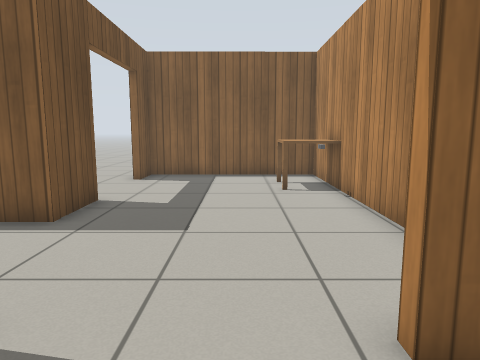
view 1 (above)

21 first-person views from a walk through a robot-simulator world made for Gazebo. The camera is 0.9 m above the floor, tilts 8° down and sees 70° across. The floor is counted in squares, 0.5 m on a side. Each view is taken from the middle of a square. On the plan, view 1 faces up. The plan holds only what a view shows up to about 17 squares ahead; the rest is blank. Gazebo's built-in surfaces are drawn with simple patterns. Simple shapes stand in for some stock models.

view 2
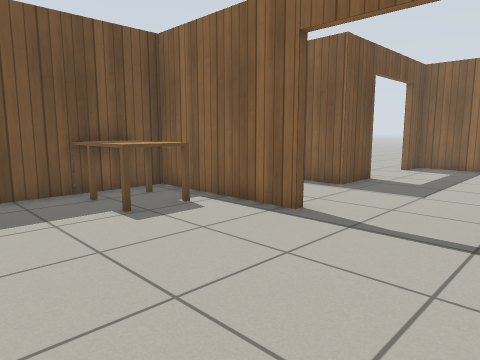

view 3
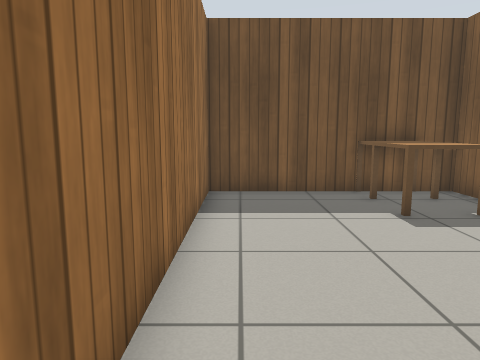

view 4
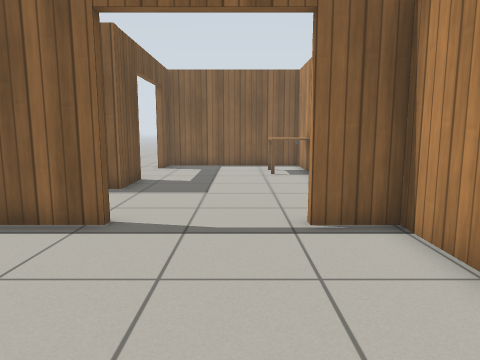

view 5
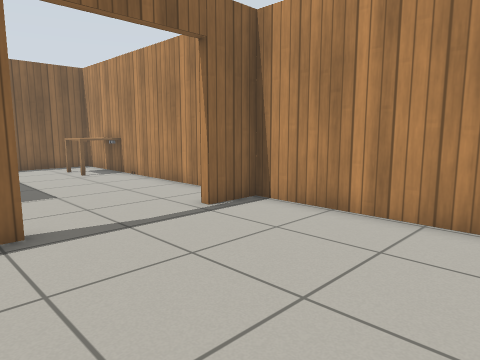

view 6
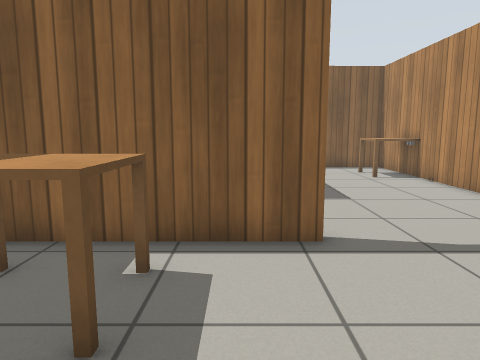

view 7
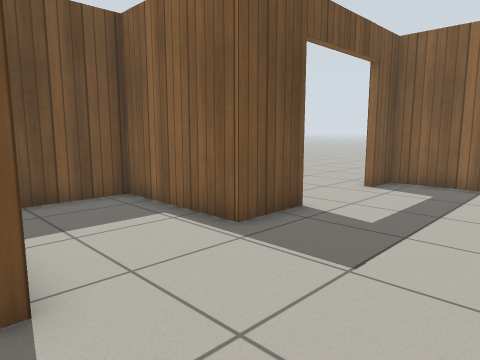

view 8
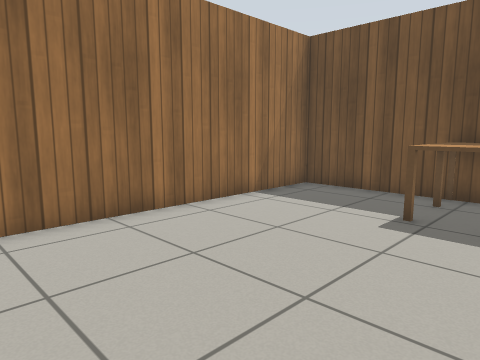

view 9
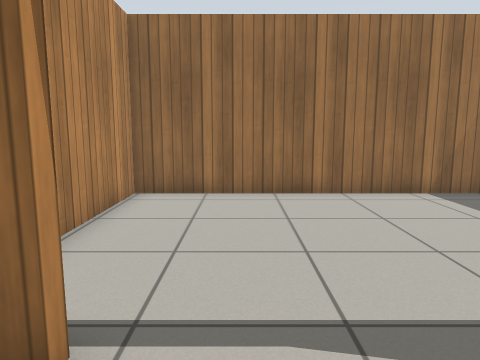

view 10
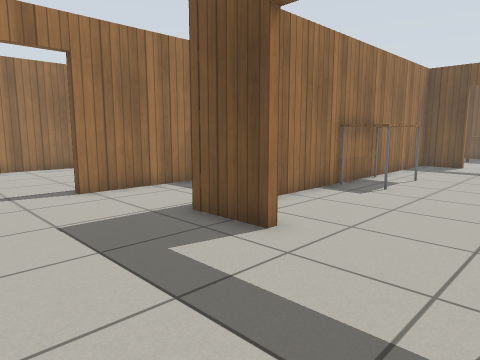

view 11
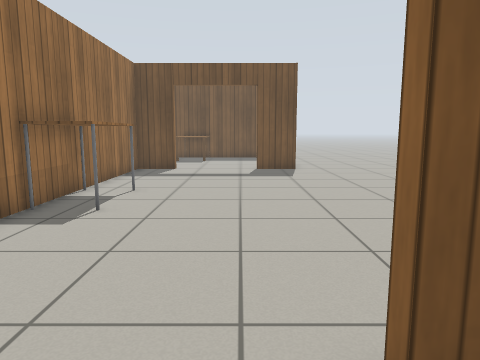

view 12
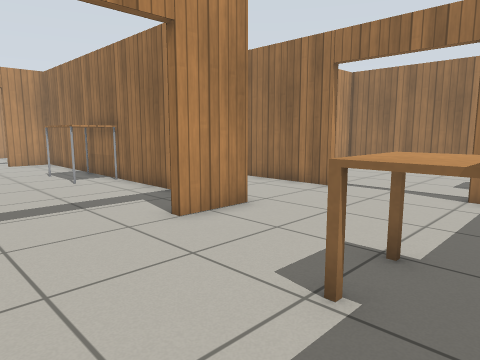

view 13
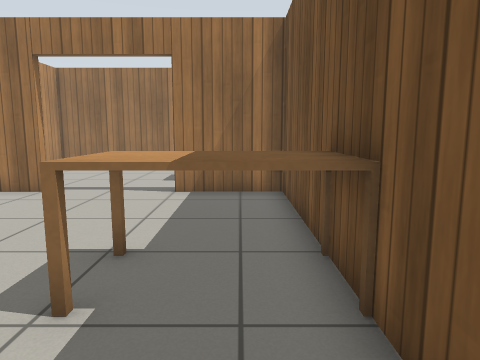

view 14
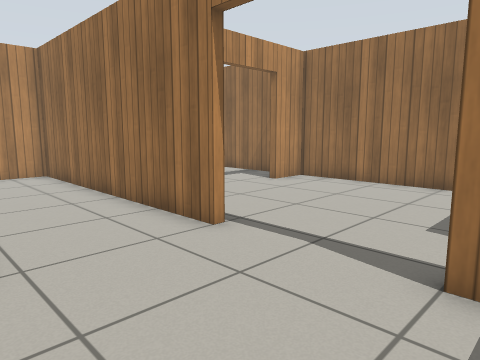

view 15
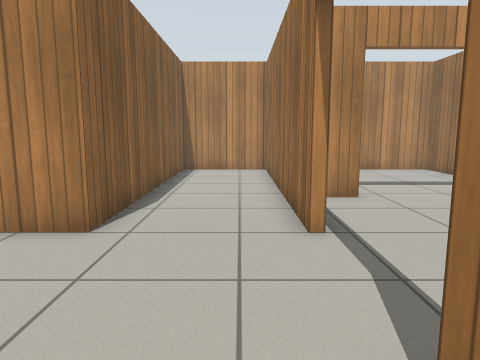

view 16
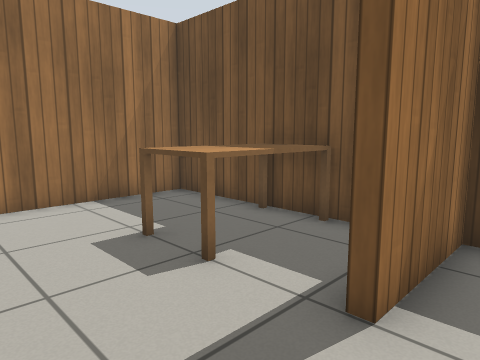

view 17
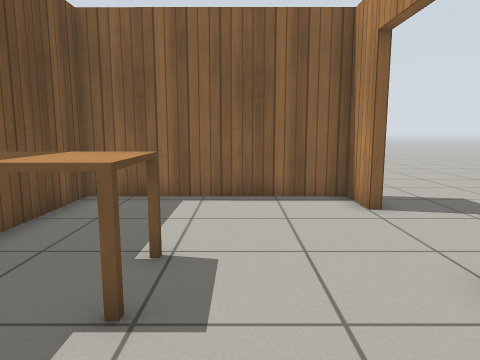

view 18
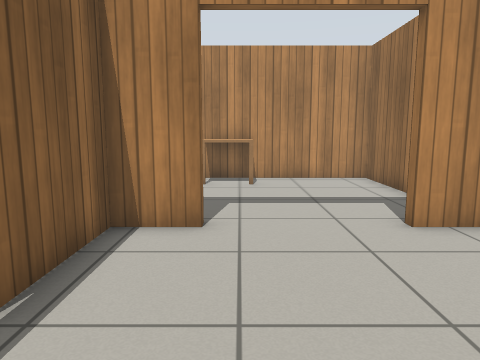

view 19
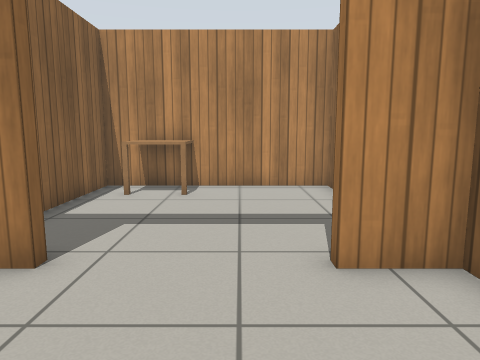

view 20
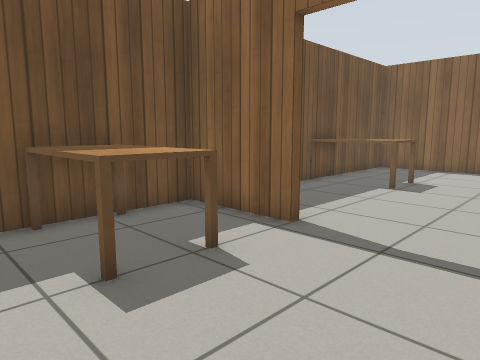

view 21
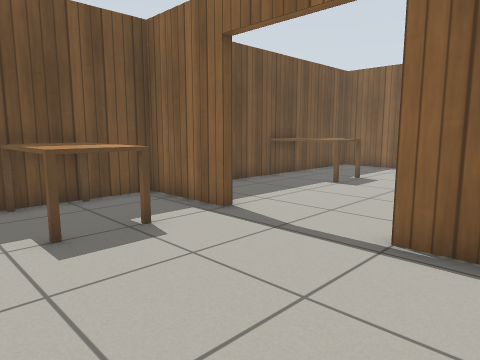

### Floor plan
Ten units are one square. View 1 is at (0, 0); x grows to the right and y downward. Boxes are objects, and circles mark ways between rooms. Rooms are numbered by the first view taken in them; rooms with no view inside come last. Other rooms are left out.
<svg viewBox="-270 -149 310 204">
<path fill="none" stroke="#000" d="M-26 -25 -83 -25 -83 -14M-83 4 -83 50 31 50 31 -25 14 -25M-38 -90 -38 -67 -83 -67 -83 -39M31 -49 31 -105M14 -28 18 -28M31 -124 31 -143 -38 -144 -38 -129M-68 -28 -26 -28M-190 -28 -86 -28 -86 -67 -190 -67 -190 -89M-190 -128 -190 -144 -263 -144 -263 -104M-263 -76 -263 -28 -230 -28M-230 -25 -263 -25 -263 -4M-263 14 -263 50 -157 50 -157 33M-157 -7 -157 -25 -190 -25M-86 -14 -86 -25 -125 -25M-140 50 -86 50 -86 5"/>
<rect x="-75" y="-15" width="30" height="20" fill="#bbb"><title>kitchen table</title></rect>
<rect x="15" y="-105" width="10" height="10" fill="#bbb"><title>other object</title></rect>
<rect x="15" y="-125" width="20" height="20" fill="#bbb"><title>kitchen table</title></rect>
<rect x="-265" y="-105" width="40" height="30" fill="#bbb"><title>kitchen table</title></rect>
<rect x="-265" y="-5" width="40" height="20" fill="#bbb"><title>kitchen table</title></rect>
<rect x="-105" y="-15" width="30" height="20" fill="#bbb"><title>kitchen table</title></rect>
<circle cx="-5" cy="-30" r="3" fill="#2a7"/>
<circle cx="-210" cy="-30" r="3" fill="#2a7"/>
<circle cx="-155" cy="15" r="3" fill="#2a7"/>
<text x="-30" y="10">1</text>
<text x="-10" y="-80">2</text>
<text x="-200" y="-70">3</text>
<text x="-210" y="10">4</text>
<text x="-110" y="10">5</text>
</svg>
Room 1 opens to room 2. Room 3 opens to room 4. Room 4 opens to room 5.

Where each view was taken, in squares from view 1:
view 1: 0 up, 0 right, facing up
view 2: 4 down, 2 right, facing up-left
view 3: 4 down, 2 right, facing left
view 4: 4 down, 0 right, facing up
view 5: 4 down, 4 left, facing up-right
view 6: 3 down, 4 left, facing up
view 7: 2 up, 1 right, facing up-left
view 8: 2 up, 2 right, facing down-left
view 9: 5 up, 0 right, facing down
view 10: 13 up, 1 right, facing down-left
view 11: 12 up, 2 left, facing left
view 12: 13 up, 25 left, facing down-right
view 13: 13 up, 25 left, facing down
view 14: 7 up, 24 left, facing down-right
view 15: 4 up, 25 left, facing right
view 16: 4 up, 20 left, facing down-left
view 17: 5 up, 22 left, facing up
view 18: 0 up, 22 left, facing right
view 19: 2 down, 20 left, facing right
view 20: 3 down, 19 left, facing up-left
view 21: 3 down, 17 left, facing up-left
